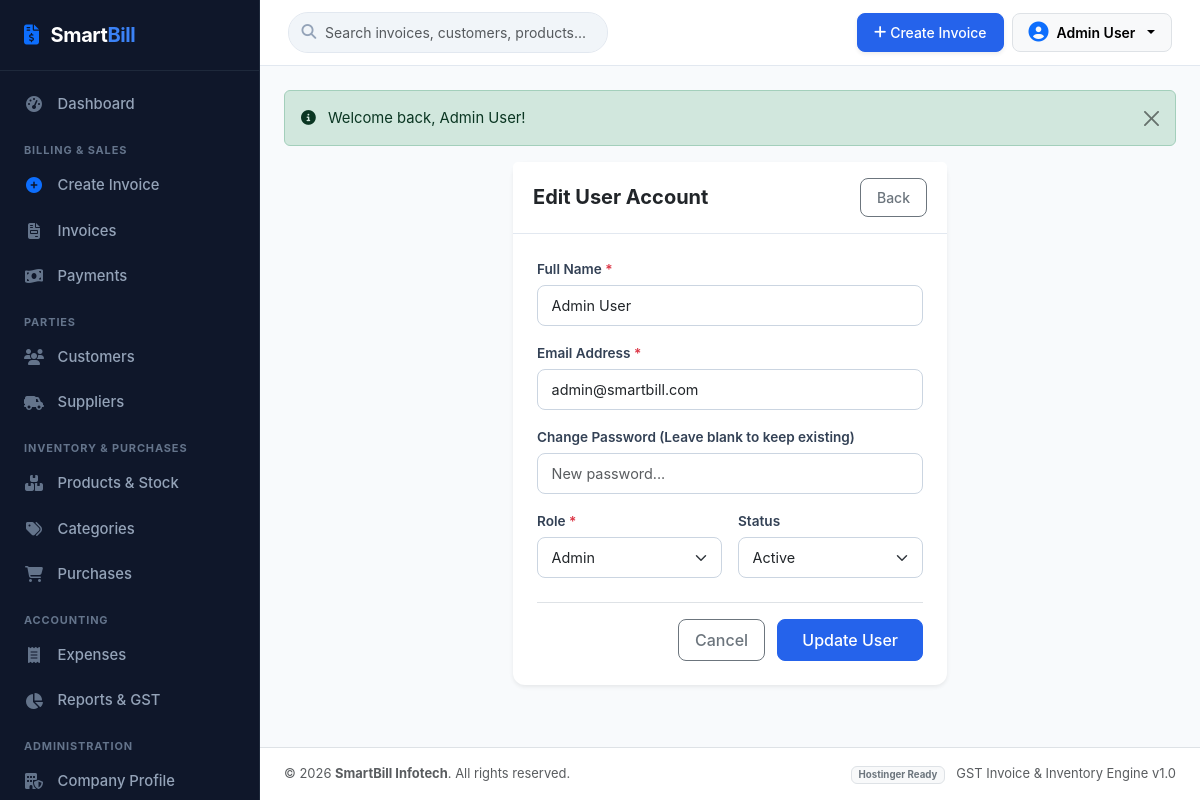
Page /users/edit.php?id=1 (signed in) on the committed database.
### tables this page shows
CREATE TABLE IF NOT EXISTS `users` (
  `id` INT AUTO_INCREMENT PRIMARY KEY,
  `name` VARCHAR(100) NOT NULL,
  `email` VARCHAR(150) NOT NULL UNIQUE,
  `password` VARCHAR(255) NOT NULL,
  `role` ENUM('admin', 'manager', 'staff') DEFAULT 'admin',
  `status` ENUM('active', 'inactive') DEFAULT 'active',
  `created_at` TIMESTAMP DEFAULT CURRENT_TIMESTAMP
);

CREATE TABLE IF NOT EXISTS `company_settings` (
  `id` INT PRIMARY KEY DEFAULT 1,
  `company_name` VARCHAR(200) NOT NULL DEFAULT 'SmartBill Enterprises',
  `legal_name` VARCHAR(200) DEFAULT 'SmartBill Solutions Private Limited',
  `address` TEXT DEFAULT 'Plot No. 42, Tech City Road, Cyber Square',
  `city` VARCHAR(100) DEFAULT 'Mumbai',
  `state` VARCHAR(100) DEFAULT 'Maharashtra',
  `pin_code` VARCHAR(20) DEFAULT '400001',
  `mobile` VARCHAR(20) DEFAULT '+91 98765 43210',
  `email` VARCHAR(150) DEFAULT 'contact@smartbill.com',
  `gstin` VARCHAR(30) DEFAULT '27AABCS1429B1Z5',
  `pan` VARCHAR(30) DEFAULT 'AABCS1429B',
  `state_code` VARCHAR(10) DEFAULT '27',
  `logo` VARCHAR(255) DEFAULT NULL,
  `invoice_prefix` VARCHAR(20) DEFAULT 'INV-2026',
  `starting_invoice_number` INT DEFAULT 1001,
  `bank_name` VARCHAR(150) DEFAULT 'HDFC Bank Ltd',
  `account_number` VARCHAR(50) DEFAULT '50200012345678',
  `ifsc` VARCHAR(30) DEFAULT 'HDFC0001234',
  `upi_id` VARCHAR(100) DEFAULT 'smartbill@hdfcbank',
  `terms_conditions` TEXT DEFAULT '1. Goods once sold will not be taken back or exchanged.\n2. All disputes subject to local jurisdiction only.\n3. Interest @ 18% p.a. will be charged if payment is not made within due date.',
  `authorized_signatory` VARCHAR(150) DEFAULT 'For SmartBill Solutions Pvt Ltd',
  `updated_at` TIMESTAMP DEFAULT CURRENT_TIMESTAMP ON UPDATE CURRENT_TIMESTAMP
);

### users/edit.php (the view, shortened to what this page needs)
<?php
require_once __DIR__ . '/../includes/auth_check.php';
$id = (int)($_GET['id'] ?? 0);
$stmt = $pdo->prepare("SELECT id, name, email, role, status FROM users WHERE id = ?");
$stmt->execute([$id]);
$user = $stmt->fetch();
include __DIR__ . '/../includes/header.php';
?>
<div class="row justify-content-center">
    <div class="col-lg-6">
        <div class="card border-0 shadow-sm">
            <div class="card-header bg-white py-3 d-flex justify-content-between align-items-center">
                <h5 class="mb-0 fw-bold">Edit User Account</h5>
                <a href="index.php" class="btn btn-outline-secondary btn-sm">Back</a>
            </div>
            <div class="card-body p-4">
                <form action="edit.php?id=<?= $id ?>" method="POST">
                    <div class="mb-3">
                        <label class="form-label">Full Name <span class="text-danger">*</span></label>
                        <input type="text" name="name" class="form-control" required value="<?= htmlspecialchars($user['name']) ?>">
                    </div>
                    <div class="mb-3">
                        <label class="form-label">Email Address <span class="text-danger">*</span></label>
                        <input type="email" name="email" class="form-control" required value="<?= htmlspecialchars($user['email']) ?>">
                    </div>
                    <div class="mb-3">
                        <label class="form-label">Change Password (Leave blank to keep existing)</label>
                        <input type="password" name="password" class="form-control" minlength="6" placeholder="New password...">
                    </div>
                    <div class="row g-3 mb-4">
                        <div class="col-md-6">
                            <label class="form-label">Role <span class="text-danger">*</span></label>
                            <select name="role" class="form-select" required>
                                <option value="admin" <?= ($user['role'] === 'admin') ? 'selected' : '' ?>>Admin</option>
                            </select>
                        </div>
                        <div class="col-md-6">
                            <label class="form-label">Status</label>
                            <select name="status" class="form-select">
                                <option value="active" <?= ($user['status'] === 'active') ? 'selected' : '' ?>>Active</option>
                            </select>
                        </div>
                    </div>
                    <div class="text-end pt-3 border-top">
                        <a href="index.php" class="btn btn-outline-secondary me-2">Cancel</a>
                        <button type="submit" class="btn btn-primary px-4">Update User</button>
                    </div>
                </form>
            </div>
        </div>
    </div>
</div>
<?php include __DIR__ . '/../includes/footer.php'; ?>

### includes/footer.php (shortened to what this page needs)
        </main>
        <footer class="bg-white border-top py-3 px-4 text-center text-md-between d-flex flex-column flex-md-row align-items-center justify-content-between text-muted small mt-auto">
            <div>
                &copy; <?= date('Y') ?> <strong><?= htmlspecialchars($company_info['company_name'] ?? 'SmartBill') ?></strong>. All rights reserved.
            </div>
            <div class="mt-1 mt-md-0">
                <span class="badge bg-light text-secondary border">Hostinger Ready</span>
                <span class="ms-2">GST Invoice & Inventory Engine v1.0</span>
            </div>
        </footer>
    </div>
</div>
</body>
</html>

### assets/css/style.css (style rules this page uses)
:root { --sb-primary: #2563eb; --sb-primary-hover: #1d4ed8; --sb-primary-light: #eff6ff; --sb-secondary: #475569; --sb-success: #059669; --sb-success-light: #ecfdf5; --sb-warning: #d97706; --sb-warning-light: #fffbeb; --sb-danger: #dc2626; --sb-danger-light: #fef2f2; --sb-info: #0891b2; --sb-dark: #0f172a; --sb-slate: #1e293b; --sb-sidebar-bg: #0f172a; --sb-sidebar-text: #94a3b8; --sb-sidebar-active: #3b82f6; --sb-border: #e2e8f0; --sb-bg: #f8fafc; --sb-card-bg: #ffffff; --sb-text: #1e293b; --sb-text-muted: #64748b; --sb-sidebar-width: 260px; }
body { font-family: -apple-system, BlinkMacSystemFont, "Segoe UI", Roboto, "Helvetica Neue", Arial, sans-serif; background-color: var(--sb-bg); color: var(--sb-text); min-height: 100vh; margin: 0; padding: 0; font-size: 0.925rem; }
.card { border: 1px solid var(--sb-border); border-radius: 0.75rem; box-shadow: 0 1px 3px 0 rgba(0, 0, 0, 0.04); }
.card-header { background-color: #ffffff; border-bottom: 1px solid var(--sb-border); font-weight: 600; padding: 1rem 1.25rem; }
.form-label { font-weight: 600; font-size: 0.85rem; color: #334155; margin-bottom: 0.35rem; }
.form-control, .form-select { border-color: #cbd5e1; border-radius: 0.5rem; font-size: 0.9rem; padding: 0.55rem 0.85rem; }
.btn { font-weight: 500; border-radius: 0.5rem; padding: 0.5rem 1rem; transition: all 0.15s ease; }
.btn-primary { background-color: var(--sb-primary); border-color: var(--sb-primary); }

### rows in the picture
users: name "Admin User", email "admin@smartbill.com", role "Admin", status "Active"
company_settings: company_name "SmartBill Infotech"

### other values in the picture
$_SESSION['user_name'] "Admin User"
$flash['text'] "Welcome back, Admin User!"
